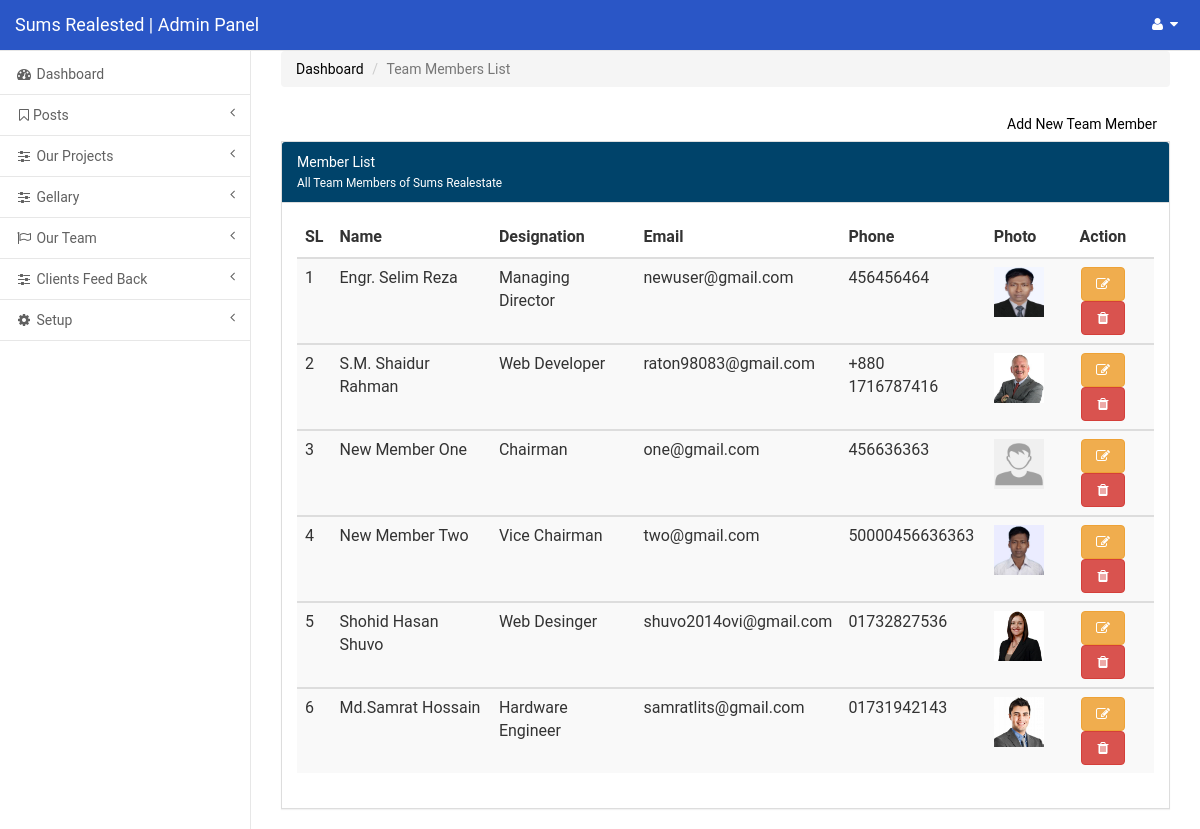
Screenshot of /index.php/admin/our_team with the database file from the repository.
### tables this page shows
CREATE TABLE `team_members` (
  `id` varchar(255) NOT NULL,
  `name` varchar(255) NOT NULL,
  `email` varchar(255) NOT NULL,
  `phone` varchar(50) NOT NULL,
  `designation` varchar(255) NOT NULL,
  `photo` varchar(255) DEFAULT NULL,
  `created_at` timestamp NOT NULL DEFAULT CURRENT_TIMESTAMP,
  `modified_at` varchar(255) DEFAULT NULL,
  `status` int(1) NOT NULL
);

### application/controllers/admin.php (called while the page is built, shortened)
<?php
class Admin extends CI_Controller {
	function __construct()
	{
		$this->load->model('crud');
    }
public function our_team()
	{
		if(!isset($_GET['a'])) {
            $this->load->view('backend/header');
            $page_data['team_members'] = $this->db->get('team_members')->result();
			$this->load->view('backend/members_list',$page_data);
			$this->load->view('backend/footer');
		}
	}
}

### index.php (called while the page is built, shortened)
<?php
require_once BASEPATH.'core/CodeIgniter.php';

### application/views/backend/members_list.php (the view)
<div id="page-wrapper">
    <div class="row">
        <div class="col-lg-12">
            <ol class="breadcrumb">
                <li><a href="<?php echo site_url('admin/index'); ?>">Dashboard</a></li>
                <li class="active">Team Members List</li>
            </ol>
        </div>
    </div>
    <div class="row">
        <div class="col-lg-12">
            <?php $is_exist = $this->db->get('team_members')->num_rows();?>
            <a class="btn pull-right" href="<?php echo site_url('admin/our_team?a=add'); ?>">Add New Team Member</a>
        </div>
        <div class="col-lg-12">
            <div class="panel panel-default">
                <div class="panel-heading">
                    Member List <br>
                    <small>All Team Members of Sums Realestate</small>
                </div>
                <div class="panel-body">
                    <table class="table table-striped table-hover">
                        <thead>
                           <tr>
                                <th>SL</th>
                                <th>Name</th>
                                <th>Designation</th>
                                <th>Email</th>
                                <th>Phone</th>
                                <th>Photo</th>
                                <th class="text-center">Action</th>
                            </tr>
                        </thead>
                        <tbody>
                        <?php if($is_exist > 0){?>
                        <?php $counter = 0; foreach($team_members as $row) { $counter++;?>
                           <tr>
                                <td><?php echo $counter;?></td>
                                <td><?php echo $row->name;?></td>
                                <td><?php echo $row->designation;?></td>
                                <td><?php echo $row->email;?></td>
                                <td><?php echo $row->phone;?></td>
                                <td class="center"><img src="<?php echo base_url().'uploads/member_image/'.$row->photo; ?>"width="50" height="50"></td>
                                <td class="text-center">
                                                    <a href="<?php echo site_url('admin/our_team?a=edit&id='.$row->id); ?>" class="btn btn-warning" data-toggle="tooltip" data-placement="top" title="Edit">
                                                        <i class="fa fa-edit fa-fw"></i>
                                                    </a>
                                                    <a onclick="return confirm('Are you sure you want to delete this member?')" href="<?php echo site_url('admin/our_team?a=delete&id='.$row->id); ?>" class="btn btn-danger" data-toggle="tooltip" data-placement="top" title="Delete">
                                                        <i class="fa fa-trash fa-fw"></i>
                                                    </a>
                                </td>
                            </tr>
                        </tbody>
                        <?php } } ?>
                    </table>
                </div>
            </div>
        </div>
    </div>
</div>

### rows the page displays
team_members: name "Engr. Selim Reza", designation "Managing Director", email "newuser@gmail.com", phone "456456464", photo (picture)
team_members: name "S.M. Shaidur Rahman", designation "Web Developer", email "raton98083@gmail.com", phone "+880 1716787416", photo (picture)
team_members: name "New Member One", designation "Chairman", email "one@gmail.com", phone "456636363", photo (placeholder picture)
team_members: name "New Member Two", designation "Vice Chairman", email "two@gmail.com", phone "50000456636363", photo (picture)
team_members: name "Shohid Hasan Shuvo", designation "Web Desinger", email "shuvo2014ovi@gmail.com", phone "01732827536", photo (picture)
team_members: name "Md.Samrat Hossain", designation "Hardware Engineer", email "samratlits@gmail.com", phone "01731942143", photo (picture)
